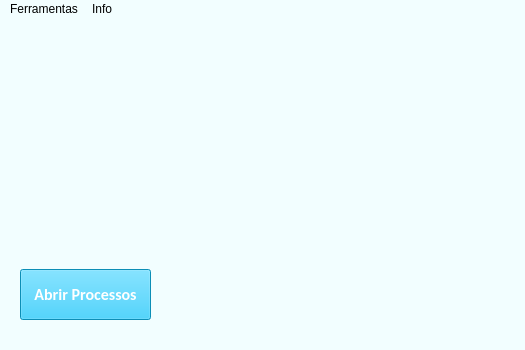
<?xml version="1.0" encoding="UTF-8"?>
<ui version="4.0">
 <class>Main</class>
 <widget class="QMainWindow" name="Main">
  <property name="geometry">
   <rect>
    <x>0</x>
    <y>0</y>
    <width>525</width>
    <height>350</height>
   </rect>
  </property>
  <property name="minimumSize">
   <size>
    <width>525</width>
    <height>350</height>
   </size>
  </property>
  <property name="maximumSize">
   <size>
    <width>525</width>
    <height>350</height>
   </size>
  </property>
  <property name="windowTitle">
   <string>PipeLine Creator</string>
  </property>
  <property name="windowIcon">
   <iconset>
    <normaloff>PipesTransparent.png</normaloff>PipesTransparent.png</iconset>
  </property>
  <property name="styleSheet">
   <string notr="true">background-color: rgb(242, 254, 255);
selection-color: rgb(0, 0, 0);
selection-background-color: rgb(158, 255, 131);
</string>
  </property>
  <property name="iconSize">
   <size>
    <width>25</width>
    <height>25</height>
   </size>
  </property>
  <property name="toolButtonStyle">
   <enum>Qt::ToolButtonIconOnly</enum>
  </property>
  <widget class="QWidget" name="centralwidget">
   <widget class="QLabel" name="label_2">
    <property name="geometry">
     <rect>
      <x>20</x>
      <y>20</y>
      <width>151</width>
      <height>121</height>
     </rect>
    </property>
    <property name="text">
     <string/>
    </property>
    <property name="pixmap">
     <pixmap>PipesTransparent.png</pixmap>
    </property>
    <property name="scaledContents">
     <bool>true</bool>
    </property>
   </widget>
   <widget class="QPushButton" name="AbrirProcesso">
    <property name="geometry">
     <rect>
      <x>20</x>
      <y>250</y>
      <width>131</width>
      <height>51</height>
     </rect>
    </property>
    <property name="font">
     <font>
      <family>Calibri</family>
      <pointsize>12</pointsize>
      <weight>75</weight>
      <bold>true</bold>
     </font>
    </property>
    <property name="styleSheet">
     <string notr="true">background-color: rgb(17, 199, 255);
color: rgb(255, 255, 255);</string>
    </property>
    <property name="text">
     <string>Abrir Processos</string>
    </property>
   </widget>
  </widget>
  <widget class="QMenuBar" name="menubar">
   <property name="geometry">
    <rect>
     <x>0</x>
     <y>0</y>
     <width>525</width>
     <height>21</height>
    </rect>
   </property>
   <widget class="QMenu" name="menuCarregar_SQL">
    <property name="title">
     <string>Ferramentas</string>
    </property>
    <addaction name="actionConnectar_SQL"/>
    <addaction name="actionCarregar_PIPE"/>
    <addaction name="actionSair"/>
   </widget>
   <widget class="QMenu" name="menuInfo">
    <property name="title">
     <string>Info</string>
    </property>
    <addaction name="actionInforma_es_do_Desenvolvedor"/>
    <addaction name="actionCr_ditos"/>
   </widget>
   <addaction name="menuCarregar_SQL"/>
   <addaction name="menuInfo"/>
  </widget>
  <widget class="QStatusBar" name="statusbar"/>
  <action name="actionFerramentas">
   <property name="text">
    <string>Ferramentas</string>
   </property>
  </action>
  <action name="actionConnectar_SQL">
   <property name="text">
    <string>Connectar SQL</string>
   </property>
  </action>
  <action name="actionCarregar_PIPE">
   <property name="text">
    <string>Carregar .PIPE</string>
   </property>
  </action>
  <action name="actionSair">
   <property name="text">
    <string>Sair</string>
   </property>
  </action>
  <action name="actionInforma_es_do_Desenvolvedor">
   <property name="text">
    <string>Informações do Desenvolvedor</string>
   </property>
  </action>
  <action name="actionCr_ditos">
   <property name="text">
    <string>Créditos</string>
   </property>
  </action>
 </widget>
 <resources/>
 <connections/>
</ui>
